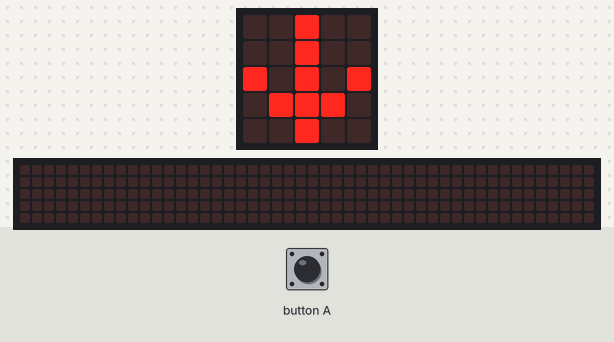
Bench run of a program on a simulated BBC micro:bit running MicroPython. On the bench: the board's 5×5 LED display, a strip that is not on the board, showing the scrolling text unrolled. The inputs (shaded band) are chosen by the test bench. The 48×5 strip is a reading aid, not a part: it shows the text the display is scrolling, unrolled, one strip-width of it at a time.

Above: at 3.3 s.
3.4 s: button A pressed for 0.15 s
At 3.41 s:
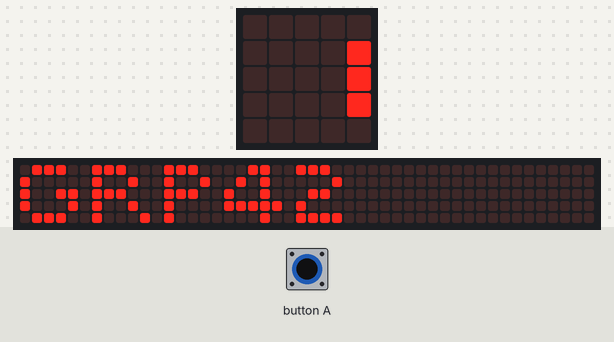
7.1 s: button A pressed for 1 s
At 7.19 s:
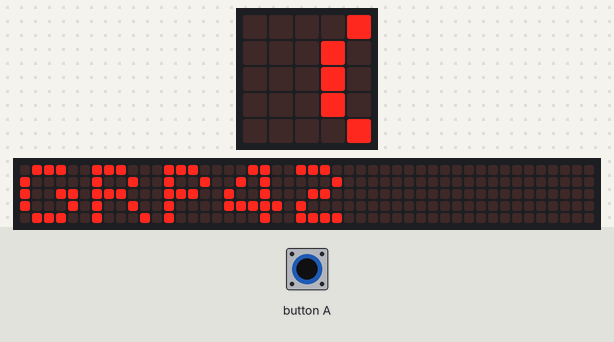

The program:

mb_bridge.py
```python
# mb_bridge.py — Flash onto the dedicated Bridge micro:bit (Micro:bit 1)
#
# ── REUSE NOTE ──────────────────────────────────────────────────────────────
# This file is IDENTICAL for all games (Pass the Ball, Hide and Seek,
# Treasure Hunt). The bridge is game-agnostic — it relays everything it hears
# over radio to the computer via USB serial. No changes needed between games.
# ────────────────────────────────────────────────────────────────────────────
#
# This device is STATIONARY — place it near the computer and keep the USB
# cable connected at all times. It is NOT a player.
#
# It listens to all radio traffic on group 42 and relays every packet to
# the computer as a single serial line: "<message>,<rssi>\n"
#
# Example serial output:
#   BALL,-72          → ball broadcast; rssi = ball's distance to bridge
#   P1:-65,-80        → player 1's ball RSSI (-65), player's rssi at bridge (-80)
#   P3:-55,-70        → player 3's ball RSSI (-55), player's rssi at bridge (-70)
#   HOLDER:2,-55      → player 2 claiming possession (used by ball LED)
#
# LED: downward arrow (toward USB) confirms bridge mode.
# Button A: scrolls the radio group on screen for debugging.

from microbit import *
import radio

RADIO_GROUP = 42
RADIO_POWER = 7         # bridge listens at max power to hear all players

radio.on()
radio.config(group=RADIO_GROUP, power=RADIO_POWER)

display.scroll("BRDG", delay=80)
display.show(Image.ARROW_S)   # pointing down = USB connected below

while True:
    packet = radio.receive_full()
    if packet:
        raw, rssi, _ = packet

        # MicroPython v2 returns bytes with a 3-byte radio header — strip & decode
        # REUSE: this decoding block is identical in all bridge/relay firmware
        if isinstance(raw, bytes):
            text = "".join(chr(b) for b in raw[3:] if 32 <= b < 127).strip()
        else:
            text = str(raw).strip()

        if text:
            print("{},{}".format(text, rssi))

    # Button A: show radio group on screen for debugging
    if button_a.was_pressed():
        display.scroll("GRP" + str(RADIO_GROUP), delay=80)
        display.show(Image.ARROW_S)

    sleep(5)
```

Measured:
- after the input at 3.4 s, the display: changes at once (image 1)
- after the input at 7.1 s, the display: first changes at once (image 2 shows a later state)
